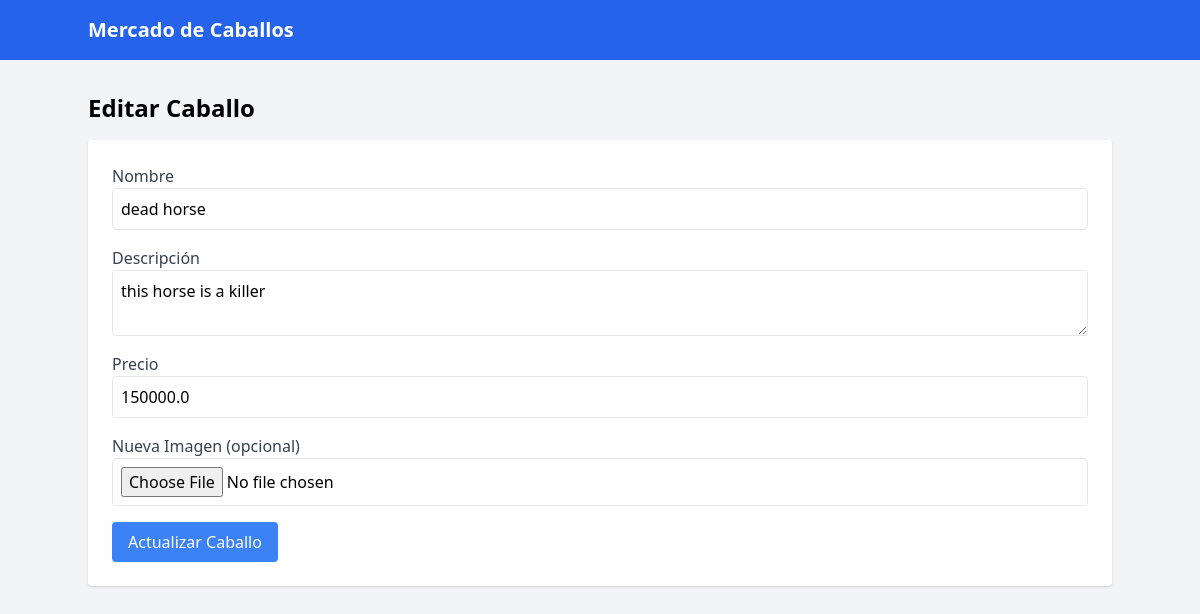
Screenshot of /edit/1 with the database file from the repository.
### App.py (models this page shows)
class Horse(db.Model):
    id = db.Column(db.Integer, primary_key=True)
    name = db.Column(db.String(100), nullable=False)
    description = db.Column(db.Text, nullable=False)
    price = db.Column(db.Float, nullable=False)
    image = db.Column(db.String(200))

### App.py (the view, shortened to what this page needs)
@app.route('/edit/<int:id>', methods=['GET', 'POST'])
def edit_horse(id):
    horse = Horse.query.get_or_404(id)
    return render_template('edit_horse.html', horse=horse)

### templates/edit_horse.html (shortened to what this page needs)
        <!DOCTYPE html>
<html lang="es">
<head>
    <link href="https://cdn.jsdelivr.net/npm/tailwindcss@2.2.19/dist/tailwind.min.css" rel="stylesheet">
</head>
<body class="bg-gray-100">
    <nav class="bg-blue-600 p-4">
        <div class="container mx-auto">
            <a href="{{ url_for('index') }}" class="text-white text-xl font-bold">Mercado de Caballos</a>
        </div>
    </nav>
    <div class="container mx-auto mt-8">
        <h1 class="text-2xl font-bold mb-4">Editar Caballo</h1>
        <form method="POST" enctype="multipart/form-data" class="bg-white p-6 rounded shadow">
            <div class="mb-4">
                <label for="name" class="block text-gray-700">Nombre</label>
                <input type="text" name="name" id="name" value="{{ horse.name }}" class="w-full border p-2 rounded" required>
            </div>
            <div class="mb-4">
                <label for="description" class="block text-gray-700">Descripción</label>
                <textarea name="description" id="description" class="w-full border p-2 rounded" required>{{ horse.description }}</textarea>
            </div>
            <div class="mb-4">
                <label for="price" class="block text-gray-700">Precio</label>
                <input type="number" name="price" id="price" step="0.01" value="{{ horse.price }}" class="w-full border p-2 rounded" required>
            </div>
            <div class="mb-4">
                <label for="image" class="block text-gray-700">Nueva Imagen (opcional)</label>
                <input type="file" name="image" id="image" class="w-full border p-2 rounded" accept="image/*">
            </div>
            <button type="submit" class="bg-blue-500 text-white px-4 py-2 rounded">Actualizar Caballo</button>
        </form>
    </div>
</body>
</html>

### rows the page displays
Horse: name "dead horse", description "this horse is a killer", price "150000.0"
